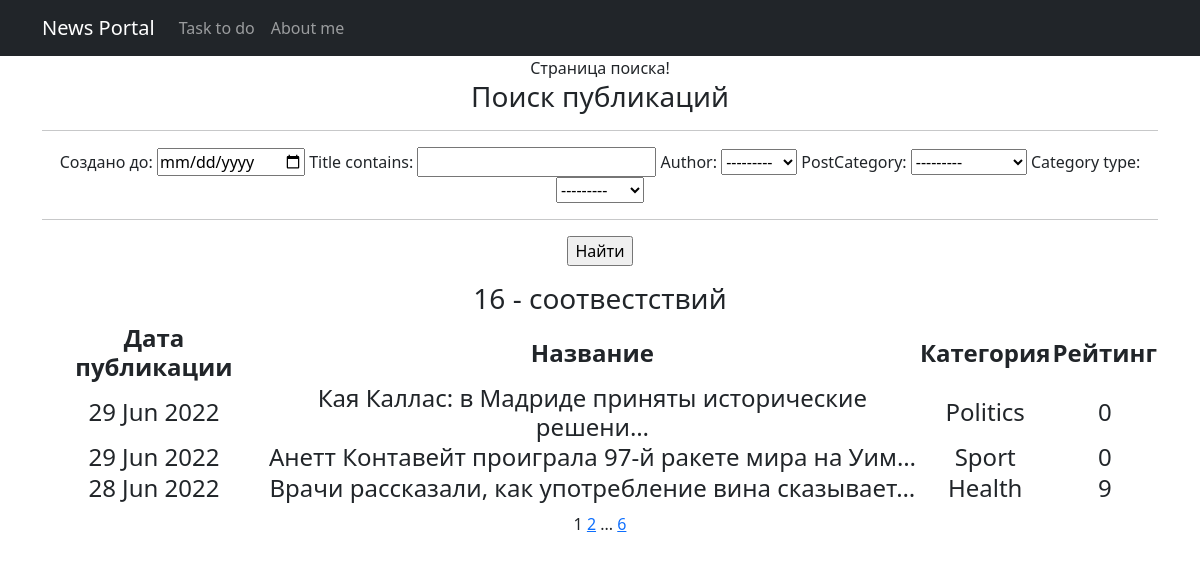
Page /posts/search/ on the earlier database version.
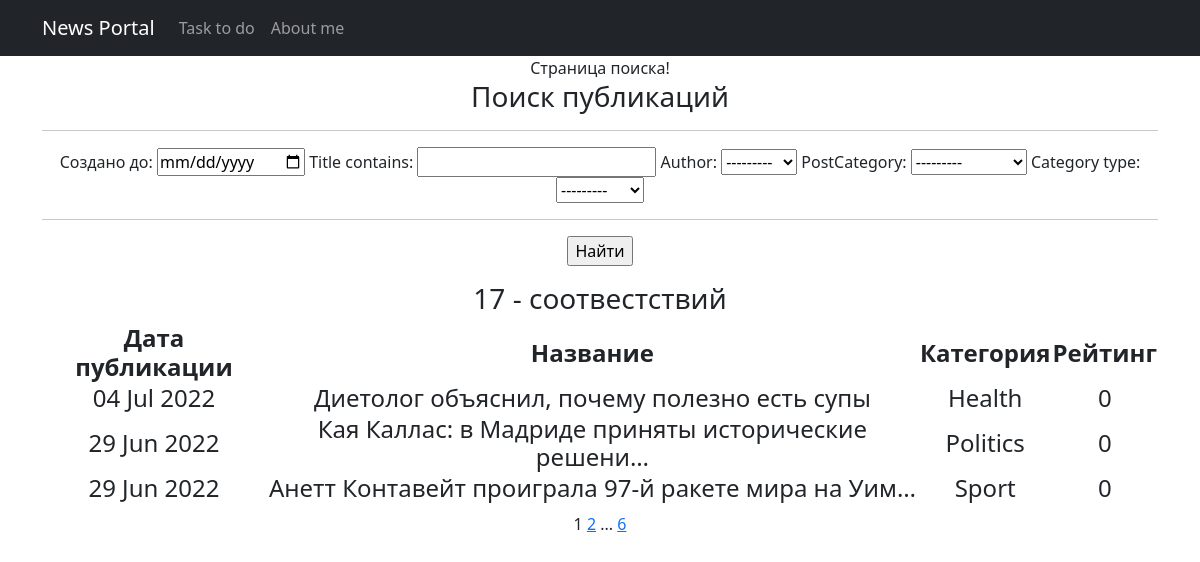
Same page on the later database version.
### NewsPortal/models.py (models this page shows, shortened)
class Post(models.Model):
    author = models.ForeignKey(Author, on_delete=models.CASCADE)    #публикация имеет связь один к многим, поскольку
    NEWS = 'NW'
    ARTICLE = 'AR'
    CATEGORY_CHOICES = (
        (NEWS, 'Новость'),
        (ARTICLE, 'Статья'),
    )
    category_type = models.CharField(max_length=2, choices=CATEGORY_CHOICES, default=ARTICLE)   #поле категории
    datecreation = models.DateTimeField(auto_now_add=True)  #выбираем свойство сохранения автоматического время создания
    postCategory = models.ManyToManyField(Category, through='PostCategory')     #связь многие к многим, поскольку
    title = models.CharField(max_length=128)    #ставим среднее колисетво символов для названия
    text = models.TextField()   #неограниченное количсество символов для самой новости или статьи
    rating = models.SmallIntegerField(default=0)    #рейтинг статьи по умолчанию 0

class Category(models.Model):
    name = models.CharField(max_length=64, unique=True) #название категории не будет длинным словом,поэтому ставим
    def __str__(self):
        return f'{self.name}'

### NewsPortal/views.py (the view)
# urls.py: path('search/', PostSearch.as_view(), name='post_search'),
class PostSearch(PostList):
    model = Post
    ordering = '-datecreation'
    template_name = 'post_search.html'
    context_object_name = 'posts_search'
    paginate_by = 3
    def get_filter(self):
        return PostFilter(self.request.GET, queryset=super().get_queryset())
    def get_queryset(self):
        return self.get_filter().qs
    def get_context_data(self, *args, **kwargs):
        return {**super().get_context_data(*args, **kwargs), 'filter': self.get_filter()}

### NewsPortal/models.py (called while the page is built)
    def __str__(self):
        return f'{self.authorUser}'

### NewsPortal/templatetags/custom_tags.py (called while the page is built)
@register.simple_tag(takes_context=True)    # сообщает Django, что для работы тега требуется передать контекст
def url_replace(context, **kwargs):
   d = context['request'].GET.copy()    #нам позволяет скопировать все параметры текущего запроса.
   for k, v in kwargs.items():
       d[k] = v
   return d.urlencode()

### NewsPortal/views.py (called while the page is built)
    def get_queryset(self):
        queryset = super().get_queryset()
        self.filterset = PostFilter(self.request.GET, queryset)
        return self.filterset.qs

    def get_context_data(self, **kwargs):
        context = super().get_context_data(**kwargs)
        context['news'] = 'posts'
        return context

### templates/post_search.html (shortened to what this page needs)
{% extends 'flatpages/default.html' %}
{% load cencor_filter%}
{%load custom_tags%}
{% block title %}
Страница поиска!
{% endblock title %}
{% block content %}
    <h3>Поиск публикаций</h3>
    <hr>
    <form method="GET">
        {{ filter.form }}
        <hr>
        <p><input type="submit" value="Найти"></p>
    </form>
    {% if filter.qs %}
        <h3>
            {% if filter.qs|length > 1 %}
                {{ filter.qs|length }} - соотвестствий
            {% elif filter.qs|length == 1 %}
                Только 1 соответствие найдено
            {% elif filter.qs|length == 0 %}
                Ничего не найдено!
            {% endif %}
        </h3>
        <h4>
        <table>
            <tr>
                <td><b>Дата публикации</b></td>
                <td><b>Название</b></td>
                <td><b>Категория</b></td>
                <td><b>Рейтинг</b></td>
             </tr>
            {% for post in posts_search %}
            <tr>
                <td>{{ post.datecreation|date:'d M Y' }}</td>
                <td>{{ post.title|truncatechars:50 }}</td>
                <td>{% for cat in post.postCategory.all %}
                         {{cat}}
                 {% endfor %}</td>
                <td>{{ post.rating }}</td>
            </tr>
            {% endfor %}
        </table>
        </h4>
    {% else %}
        <h2>Новостей нет!</h2>
    {% endif %}
    {{ page_obj.number }}
   {% if page_obj.has_next %}
       <a href="?{% url_replace page=page_obj.next_page_number %}">{{ page_obj.next_page_number }}</a>
       {% if paginator.num_pages != page_obj.next_page_number %}
           ...
           <a href="?{% url_replace page=page_obj.paginator.num_pages %}">{{ page_obj.paginator.num_pages }}</a>
       {% endif %}
   {% endif %}
{% endblock content %}

### templates/flatpages/default.html (shortened to what this page needs)
<!DOCTYPE html>
<html lang="en">
    <head>
        {% load static %}
        <link href="{% static 'css/styles.css' %}" rel="stylesheet" />
    </head>
    <body>
        <nav class="navbar navbar-expand-lg navbar-dark bg-dark static-top">
            <div class="container">
                <a class="navbar-brand" href="/posts/">News Portal</a>
                <div class="collapse navbar-collapse" id="navbarResponsive">
                    <ul class="navbar-nav ml-auto">
                        <li class="nav-item active">
                            <a class="nav-link" href="/task/">Task
                                <span class="sr-only">to do</span>
                            </a>
                        </li>
                        <li class="nav-item">
                            <a class="nav-link" href="/about/">About me</a>
                    </ul>
                </div>
            </div>
        </nav>
        <div class="container">
            <div class="row">
                <div class="col-lg-12 text-center">
                {% block title %}{% endblock title %}
                {% block content %}{% endblock content %}
                </div>
            </div>
        </div>
    </body>
</html>

Differences in the rows shown:
no longer on this page (row unchanged): Post: datecreation "28 Jun 2022", title "Врачи рассказали, как употребление вина сказывает…", rating "9", Category (name "Health")
added Post: datecreation "04 Jul 2022", title "Диетолог объяснил, почему полезно есть супы", rating "0", Category (name "Health")
Other differences:
{{ filter.qs|length }}: "16" → "17"
